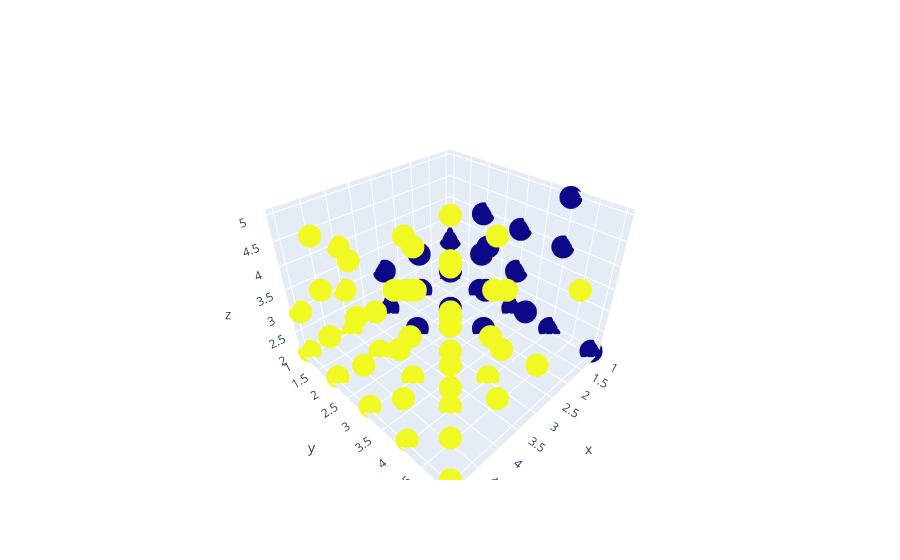

Here is the notebook cell this chart was saved with:
### Code cell
# RFM KMeans clustering - 3D plot - 2 clusters

fig = go.Figure()
fig.add_trace(go.Scatter3d(x = df_RFM['recency_score'], y = df_RFM['frequency_score'], z = df_RFM['monetary_score'],
                          mode = 'markers', marker = dict(color = labels.astype(np.float)),
                          text = labels))

fig.show()

### Figure 1 — Plotly figure (JSON) as saved in the notebook; plotly's stock layout.template omitted (floating-point values rounded to 4 significant figures; data arrays with more than 128 entries replaced by an {"elided": "..."} marker saying what was removed)
{"data": [{"marker": {"color": {"elided": "4362 int values"}}, "mode": "markers", "text": {"elided": "4362 int values"}, "type": "scatter3d", "x": {"elided": "4362 int values"}, "y": {"elided": "4362 int values"}, "z": {"elided": "4362 int values"}}], "layout": {"scene": {"aspectmode": "auto", "aspectratio": {"x": 1.101, "y": 1.101, "z": 0.8255}}}}
